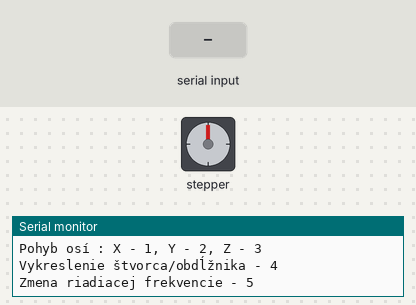
This sketch was run on a simulated Arduino Mega 2560, built with avr-gcc and run on an emulated ATmega2560. Shown: stepper motor, the last lines printed to the serial monitor. Wiring (inferred from the names in the program): stepper motor (200 steps per turn assumed): coils pin 2, pin 5, pin 3, pin 6. The test bench sets the inputs (shaded band).

Above: at 1.3 s.
1.4 s: "1" received over Serial
2.9 s: "2" received over Serial
At 5.1 s:
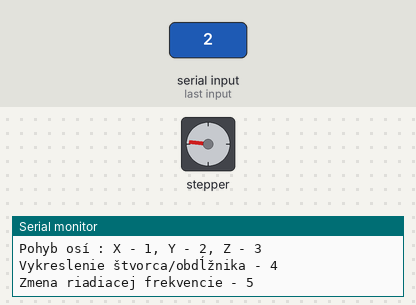
5.4 s: "3" received over Serial
Timing chart, 0 to 8.4 s (numbered marks = the images above; inputs shaded):
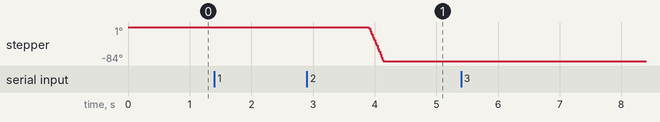

The sketch:

RiadiaciProgram_CNC.ino
```cpp
//Riadiaci program na ovládanie CNC zariadenia.
// Vytvoril Ján Parilla, 2021

#define stepsPerRevolution 200          //vytvorenie a inicializácia
#define dutyCycle 0.35                  //potrebných konštánt a premenných
#define pitch 8
int cycle = 255 * dutyCycle;            //Výpočet duty cycle
int MenuFreq;
long int MenuPeriod;

int stepperX[] = {2, 3, 5, 6};          //vytvorenie polí pinov ovládačov
int stepperY[] = {7, 8, 9, 10};         //jednotlivých krokových motorov
int stepperZ[] = {11, 12, 44, 45};

char in_char;
String mm;
String mmB;
String spd;
boolean stayEnergized = false;

void setup() {
  Serial.begin(9600);                   //Nastavenie sériovej komunikácie na
  Serial.println("Načítavanie...");     //baudrate 9600

  MenuFreq = 200;
  MenuPeriod =(1/(MenuFreq*0.000001))/2;
  Serial.println();
  Serial.print("Frekvencia riadiacich impulzov: ");   //Výpis default nastavení
  Serial.print(MenuFreq);
  Serial.println(" Hz");
  Serial.print("Perióda riadiacich  impulzov: ");
  Serial.print(MenuPeriod*2);
  Serial.println(" us");
  Serial.print("Stúpanie závitových skrutiek: ");
  Serial.print(pitch);
  Serial.println(" mm2");
  Serial.print("Duty cycle: ");
  Serial.println(dutyCycle);
  Serial.print("Počet krokov na otáčku: ");
  Serial.println(stepsPerRevolution);
  Serial.println();

  int myEraser = 7;                      //vymazanie nastavení časovačov
  TCCR1B &= ~myEraser;                   //jednotlivých PWM výsupov
  TCCR2B &= ~myEraser;
  TCCR3B &= ~myEraser;
  TCCR4B &= ~myEraser;
  TCCR5B &= ~myEraser;

  int myPrescaler = 2;
  TCCR1B |= myPrescaler;                 //nastavenie nových hodnôt
  TCCR2B |= myPrescaler;                 //časovačov na frekveciu 31kHz
  TCCR3B |= myPrescaler;
  TCCR4B |= myPrescaler;
  TCCR5B |= myPrescaler;

  pinMode(stepperX[0], OUTPUT);          //inicializácia výstupných PWM portov
  pinMode(stepperX[1], OUTPUT);
  pinMode(stepperX[2], OUTPUT);
  pinMode(stepperX[3], OUTPUT);

  pinMode(stepperY[0], OUTPUT);
  pinMode(stepperY[1], OUTPUT);
  pinMode(stepperY[2], OUTPUT);
  pinMode(stepperY[3], OUTPUT);

  pinMode(stepperZ[0], OUTPUT);
  pinMode(stepperZ[1], OUTPUT);
  pinMode(stepperZ[2], OUTPUT);
  pinMode(stepperZ[3], OUTPUT);

  Serial.println("Načítavanie ukončené!");
}

void loop() {
  Serial.println();
  Serial.println("...Zvoľte žiadanú operáciu... ");
  Serial.println("Pohyb osí : X - 1, Y - 2, Z - 3");
  Serial.println("Vykreslenie štvorca/obdĺžnika - 4");
  Serial.println("Zmena riadiacej frekvencie - 5");
  Serial.println();
  Menu();                                 //Volanie funcie Menu, pre ovládanie pohybov
  delay(500);                             //jednotlivých osí CNC zariadenia
}

void stepMove(int steps, int speed, int stepperPins[]) { //funkcia obsahujúca algoritmus
  Serial.println();                                      //spínania jednotlivých fáz motora
  if (steps > 0) {                                       //s plným krokom, pohyb v jednom smere
    Serial.println("Posun...");
    for (int i = 0; i < (steps / 4) ; i++) {
      analogWrite(stepperPins[0], cycle);
      digitalWrite(stepperPins[1], LOW);
      digitalWrite(stepperPins[2], LOW);
      analogWrite(stepperPins[3], cycle);
      delayMicroseconds (speed);
      delayMicroseconds (speed);

      digitalWrite(stepperPins[0], LOW);
      analogWrite(stepperPins[1], cycle);
      digitalWrite(stepperPins[2], LOW);
      analogWrite(stepperPins[3], cycle);
      delayMicroseconds (speed);
      delayMicroseconds (speed);

      digitalWrite(stepperPins[0], LOW);
      analogWrite(stepperPins[1], cycle);
      analogWrite(stepperPins[2], cycle);
      digitalWrite(stepperPins[3], LOW);
      delayMicroseconds (speed);
      delayMicroseconds (speed);

      analogWrite(stepperPins[0], cycle);
      digitalWrite(stepperPins[1], LOW);
      analogWrite(stepperPins[2], cycle);
      digitalWrite(stepperPins[3], LOW);
      delayMicroseconds (speed);
      delayMicroseconds (speed);

    }
  }
  if (steps < 0) {                                      //pohyb v opačnom smere
    steps = steps * (-1);
    Serial.println("Posun...");
    for (int i = 0; i < (steps / 4) ; i++) {

      analogWrite(stepperPins[0], cycle);
      digitalWrite(stepperPins[1], LOW);
      analogWrite(stepperPins[2], cycle);
      digitalWrite(stepperPins[3], LOW);
      delayMicroseconds (speed);
      delayMicroseconds (speed);

      digitalWrite(stepperPins[0], LOW);
      analogWrite(stepperPins[1], cycle);
      analogWrite(stepperPins[2], cycle);
      digitalWrite(stepperPins[3], LOW);
      delayMicroseconds (speed);
      delayMicroseconds (speed);

      digitalWrite(stepperPins[0], LOW);
      analogWrite(stepperPins[1], cycle);
      digitalWrite(stepperPins[2], LOW);
      analogWrite(stepperPins[3], cycle);
      delayMicroseconds (speed);
      delayMicroseconds (speed);

      analogWrite(stepperPins[0], cycle);
      digitalWrite(stepperPins[1], LOW);
      digitalWrite(stepperPins[2], LOW);
      analogWrite(stepperPins[3], cycle);
      delayMicroseconds (speed);
      delayMicroseconds (speed);
    }
  }
  if (stayEnergized == false) {                      //podmienka riadiaca napájanie fáz motora
    digitalWrite(stepperPins[0], LOW);               //aj po ukončení pohybu
    digitalWrite(stepperPins[1], LOW);
    digitalWrite(stepperPins[2], LOW);
    digitalWrite(stepperPins[3], LOW);
  }
  Serial.println("Posun ukončený!");
  return;
}


void Menu() {
  while (Serial.available() >= 0) {                  //Výber z menu pomocou sériovej komunikácie
    in_char = Serial.read();
    if (in_char == '1') {                            //Ovládanie motora osy X
      Serial.println("IN X");
      Serial.println("Zadajte počet mm");
      while (Serial.available() == 0) {}
      mm = Serial.readString();
      float Imm = mm.toFloat();
      int steps = mmToSteps(Imm);
      stayEnergized = false;
      stepMove(steps, MenuPeriod, stepperX);
      break;
    }
    if (in_char == '2') {                           //Ovládanie motora osy Y
      Serial.println("IN Y");
      Serial.println("Zadajte počet mm");
      while (Serial.available() == 0) {}
      mm = Serial.readString();
      float Imm = mm.toFloat();
      int steps = mmToSteps(Imm);
      stayEnergized = false;
      stepMove(steps, MenuPeriod, stepperY);
      break;
    }
    if (in_char == '3') {                           //Ovládanie motora osy Z
      Serial.println("IN Z");
      Serial.println("Zadajte počet mm");
      while (Serial.available() == 0) {}
      mm = Serial.readString();
      float Imm = mm.toFloat();
      int steps = mmToSteps(Imm);
      steps = steps * (-1);
      stayEnergized = false;
      stepMove(steps, MenuPeriod, stepperZ);
      break;
    }
    if (in_char == '4') {                           //Vykreslenie štvorca/obdĺžnika
      Serial.println("IN OBD");
      Serial.println("Zadajte veľkosť strany A v mm");
      while (Serial.available() == 0) {}
      mm = Serial.readString();
      float Imm = mm.toFloat();

      Serial.println("Zadajte veľkosť strany B v mm");
      while (Serial.available() == 0) {}
      mmB = Serial.readString();
      float ImmB = mmB.toFloat();

      int steps = mmToSteps(Imm);
      int stepsB = mmToSteps(ImmB);
      stayEnergized = false;
      stepMove(steps, MenuPeriod, stepperX);
      stepMove(stepsB, MenuPeriod, stepperY);
      stepMove(-steps, MenuPeriod, stepperX);
      stepMove(-stepsB, MenuPeriod, stepperY);
      break;
    }
    if (in_char == '5') {                          //Možnosť zmeny rýchlosti pohybu
      Serial.println("IN SPD");
      Serial.println("Zadajte žiadanú fekvenciu impulzov v rozmedzí 40 až 1100");
      while (Serial.available() == 0) {}
      spd = Serial.readString();
      int Ispd  = spd.toInt();
      if (Ispd < 40 || Ispd > 1100) {
        Serial.print("Neplatná hodnota frekvencie!");
      } else {
        MenuFreq = Ispd;
        MenuPeriod =(1/(MenuFreq*0.000001))/2;
        Serial.print("Frekvencia impulzov bola zmenená na hodnotu: ");
        Serial.println(MenuFreq);
        Serial.println(MenuPeriod*2);
      }
      break;
    }
    flushRec();
    delay(20);

  }

}

void flushRec() {                                 //funkcia na vymazanie nepotrebnej
  while (Serial.available())                      //prijímanej komunikácie
    Serial.read();
}
int mmToSteps(float mm) {                         //Funkcia na prevod žiadaného
  //1 ot = 8mm                                    //počtu milimetrov na potrebné kroky motora
  int NeededSteps = (mm * stepsPerRevolution) / pitch;
  Serial.print("Vypočítaný počet potrebných krokov: ");
  Serial.println(abs(NeededSteps));
  return NeededSteps;
}
```

Measured:
- after the input at 2.9 s, stepper: turns 84° counter-clockwise in 0.24 s, starting after 1.0 s
